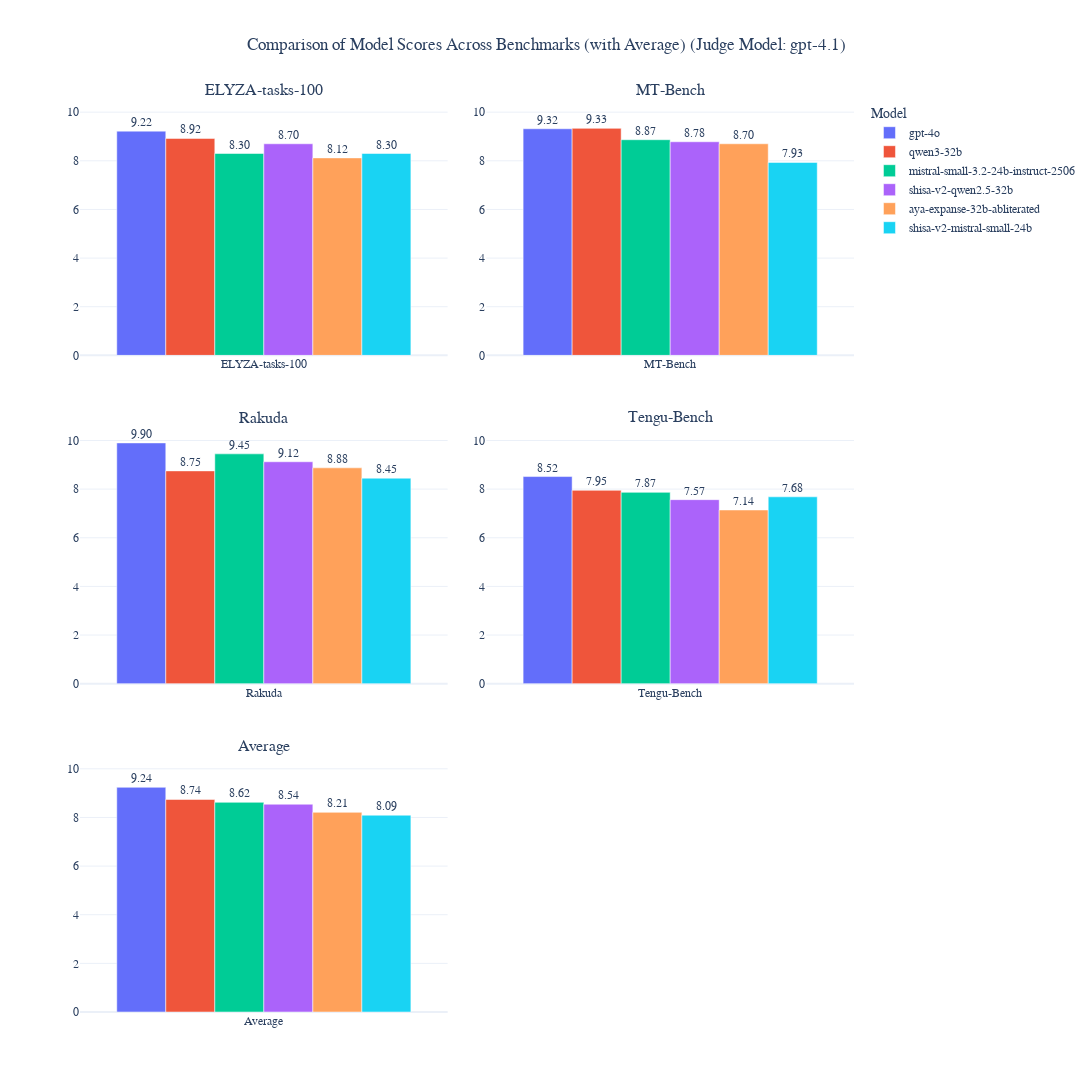

The code cell stored with this chart in its notebook:
### Code cell
import plotly.graph_objects as go
from plotly.subplots import make_subplots
import pandas as pd

# Loop over all unique judge models and plot a 3x2 grid of grouped bar graphs for each
for judge_model in all_result_df['judge_model'].unique():
    df_judge = all_result_df[all_result_df['judge_model'] == judge_model]
    mean_df_judge = df_judge.groupby([
        "model_name", "eval_dataset"
    ]).score.mean().reset_index()
    mean_df_judge['score_'] = mean_df_judge.apply(lambda x: x.score*2 if x.eval_dataset=="ELYZA-tasks-100" else x.score, axis=1)
    
    # Compute universal model order (best to worst overall)
    model_overall_scores = mean_df_judge.groupby('model_name')['score_'].mean().sort_values(ascending=False)
    model_order = model_overall_scores.index.tolist()
    color_sequence = go.Figure().layout.template.layout.colorway or ["#636EFA", "#EF553B", "#00CC96", "#AB63FA", "#FFA15A", "#19D3F3", "#FF6692", "#B6E880", "#FF97FF", "#FECB52"]
    color_map = {model: color_sequence[j % len(color_sequence)] for j, model in enumerate(model_order)}

    # Dynamically get all benchmarks present in the data
    benchmarks = mean_df_judge['eval_dataset'].unique()
    n_bench = len(benchmarks)
    if n_bench == 0:
        continue
    # Calculate average for each model
    avg_scores = mean_df_judge.groupby('model_name')['score_'].mean().reindex(model_order)
    # Set up 3x2 grid: first cell in 3rd row is average, others are benchmarks
    n_rows, n_cols = 3, 2
    subplot_titles = list(benchmarks)[:5]  # up to 5 benchmarks
    subplot_titles.insert(4, "Average")  # 5th cell (row 3, col 1) is Average
    while len(subplot_titles) < 6:
        subplot_titles.append("")
    fig = make_subplots(rows=n_rows, cols=n_cols, subplot_titles=subplot_titles, vertical_spacing=0.08, horizontal_spacing=0.05)
    bench_idx = 0
    for i in range(6):
        row = i // n_cols + 1
        col = i % n_cols + 1
        if i == 4:
            # Average bar (row 3, col 1)
            for j, model in enumerate(model_order):
                score = avg_scores.get(model, float('nan'))
                fig.add_trace(
                    go.Bar(
                        x=["Average"],
                        y=[score],
                        name=model,
                        marker_color=color_map[model],
                        text=[f"{score:.2f}" if pd.notnull(score) else ""],
                        textposition='outside',
                        showlegend=(i == 0),
                    ),
                    row=row, col=col
                )
            fig.update_yaxes(range=[0, 10.5], row=row, col=col)
        elif bench_idx < n_bench:
            benchmark = benchmarks[bench_idx]
            df_bench = mean_df_judge[mean_df_judge['eval_dataset'] == benchmark].set_index('model_name')
            for j, model in enumerate(model_order):
                score = df_bench['score_'].get(model, float('nan'))
                fig.add_trace(
                    go.Bar(
                        x=[benchmark],
                        y=[score],
                        name=model,
                        marker_color=color_map[model],
                        text=[f"{score:.2f}" if pd.notnull(score) else ""],
                        textposition='outside',
                        showlegend=(i == 0),
                    ),
                    row=row, col=col
                )
            fig.update_yaxes(range=[0, 10.5], row=row, col=col)
            bench_idx += 1
    fig.update_layout(
        height=1200,
        width=1400,
        title_text=f"Comparison of Model Scores Across Benchmarks (with Average) (Judge Model: {judge_model.replace('judge_', '')})",
        title_x=0.5,
        template='plotly_white',
        font=dict(family="Arial, sans-serif", size=12),
        barmode='group',
        legend_title_text='Model'
    )
    fig.show()

### Figure 1 — Plotly figure (JSON) as saved in the notebook; plotly's stock layout.template omitted (floating-point values rounded to 4 significant figures)
{"data": [{"marker": {"color": "#636efa"}, "name": "gpt-4o", "showlegend": true, "text": ["9.22"], "textposition": "outside", "type": "bar", "x": ["ELYZA-tasks-100"], "xaxis": "x", "y": [9.22], "yaxis": "y"}, {"marker": {"color": "#EF553B"}, "name": "qwen3-32b", "showlegend": true, "text": ["8.92"], "textposition": "outside", "type": "bar", "x": ["ELYZA-tasks-100"], "xaxis": "x", "y": [8.92], "yaxis": "y"}, {"marker": {"color": "#00cc96"}, "name": "mistral-small-3.2-24b-instruct-2506", "showlegend": true, "text": ["8.30"], "textposition": "outside", "type": "bar", "x": ["ELYZA-tasks-100"], "xaxis": "x", "y": [8.3], "yaxis": "y"}, {"marker": {"color": "#ab63fa"}, "name": "shisa-v2-qwen2.5-32b", "showlegend": true, "text": ["8.70"], "textposition": "outside", "type": "bar", "x": ["ELYZA-tasks-100"], "xaxis": "x", "y": [8.7], "yaxis": "y"}, {"marker": {"color": "#FFA15A"}, "name": "aya-expanse-32b-abliterated", "showlegend": true, "text": ["8.12"], "textposition": "outside", "type": "bar", "x": ["ELYZA-tasks-100"], "xaxis": "x", "y": [8.12], "yaxis": "y"}, {"marker": {"color": "#19d3f3"}, "name": "shisa-v2-mistral-small-24b", "showlegend": true, "text": ["8.30"], "textposition": "outside", "type": "bar", "x": ["ELYZA-tasks-100"], "xaxis": "x", "y": [8.3], "yaxis": "y"}, {"marker": {"color": "#636efa"}, "name": "gpt-4o", "showlegend": false, "text": ["9.32"], "textposition": "outside", "type": "bar", "x": ["MT-Bench"], "xaxis": "x2", "y": [9.317], "yaxis": "y2"}, {"marker": {"color": "#EF553B"}, "name": "qwen3-32b", "showlegend": false, "text": ["9.33"], "textposition": "outside", "type": "bar", "x": ["MT-Bench"], "xaxis": "x2", "y": [9.333], "yaxis": "y2"}, {"marker": {"color": "#00cc96"}, "name": "mistral-small-3.2-24b-instruct-2506", "showlegend": false, "text": ["8.87"], "textposition": "outside", "type": "bar", "x": ["MT-Bench"], "xaxis": "x2", "y": [8.867], "yaxis": "y2"}, {"marker": {"color": "#ab63fa"}, "name": "shisa-v2-qwen2.5-32b", "showlegend": false, "text": ["8.78"], "textposition": "outside", "type": "bar", "x": ["MT-Bench"], "xaxis": "x2", "y": [8.783], "yaxis": "y2"}, {"marker": {"color": "#FFA15A"}, "name": "aya-expanse-32b-abliterated", "showlegend": false, "text": ["8.70"], "textposition": "outside", "type": "bar", "x": ["MT-Bench"], "xaxis": "x2", "y": [8.7], "yaxis": "y2"}, {"marker": {"color": "#19d3f3"}, "name": "shisa-v2-mistral-small-24b", "showlegend": false, "text": ["7.93"], "textposition": "outside", "type": "bar", "x": ["MT-Bench"], "xaxis": "x2", "y": [7.933], "yaxis": "y2"}, {"marker": {"color": "#636efa"}, "name": "gpt-4o", "showlegend": false, "text": ["9.90"], "textposition": "outside", "type": "bar", "x": ["Rakuda"], "xaxis": "x3", "y": [9.9], "yaxis": "y3"}, {"marker": {"color": "#EF553B"}, "name": "qwen3-32b", "showlegend": false, "text": ["8.75"], "textposition": "outside", "type": "bar", "x": ["Rakuda"], "xaxis": "x3", "y": [8.75], "yaxis": "y3"}, {"marker": {"color": "#00cc96"}, "name": "mistral-small-3.2-24b-instruct-2506", "showlegend": false, "text": ["9.45"], "textposition": "outside", "type": "bar", "x": ["Rakuda"], "xaxis": "x3", "y": [9.45], "yaxis": "y3"}, {"marker": {"color": "#ab63fa"}, "name": "shisa-v2-qwen2.5-32b", "showlegend": false, "text": ["9.12"], "textposition": "outside", "type": "bar", "x": ["Rakuda"], "xaxis": "x3", "y": [9.125], "yaxis": "y3"}, {"marker": {"color": "#FFA15A"}, "name": "aya-expanse-32b-abliterated", "showlegend": false, "text": ["8.88"], "textposition": "outside", "type": "bar", "x": ["Rakuda"], "xaxis": "x3", "y": [8.875], "yaxis": "y3"}, {"marker": {"color": "#19d3f3"}, "name": "shisa-v2-mistral-small-24b", "showlegend": false, "text": ["8.45"], "textposition": "outside", "type": "bar", "x": ["Rakuda"], "xaxis": "x3", "y": [8.45], "yaxis": "y3"}, {"marker": {"color": "#636efa"}, "name": "gpt-4o", "showlegend": false, "text": ["8.52"], "textposition": "outside", "type": "bar", "x": ["Tengu-Bench"], "xaxis": "x4", "y": [8.517], "yaxis": "y4"}, {"marker": {"color": "#EF553B"}, "name": "qwen3-32b", "showlegend": false, "text": ["7.95"], "textposition": "outside", "type": "bar", "x": ["Tengu-Bench"], "xaxis": "x4", "y": [7.95], "yaxis": "y4"}, {"marker": {"color": "#00cc96"}, "name": "mistral-small-3.2-24b-instruct-2506", "showlegend": false, "text": ["7.87"], "textposition": "outside", "type": "bar", "x": ["Tengu-Bench"], "xaxis": "x4", "y": [7.867], "yaxis": "y4"}, {"marker": {"color": "#ab63fa"}, "name": "shisa-v2-qwen2.5-32b", "showlegend": false, "text": ["7.57"], "textposition": "outside", "type": "bar", "x": ["Tengu-Bench"], "xaxis": "x4", "y": [7.567], "yaxis": "y4"}, {"marker": {"color": "#FFA15A"}, "name": "aya-expanse-32b-abliterated", "showlegend": false, "text": ["7.14"], "textposition": "outside", "type": "bar", "x": ["Tengu-Bench"], "xaxis": "x4", "y": [7.142], "yaxis": "y4"}, {"marker": {"color": "#19d3f3"}, "name": "shisa-v2-mistral-small-24b", "showlegend": false, "text": ["7.68"], "textposition": "outside", "type": "bar", "x": ["Tengu-Bench"], "xaxis": "x4", "y": [7.683], "yaxis": "y4"}, {"marker": {"color": "#636efa"}, "name": "gpt-4o", "showlegend": false, "text": ["9.24"], "textposition": "outside", "type": "bar", "x": ["Average"], "xaxis": "x5", "y": [9.238], "yaxis": "y5"}, {"marker": {"color": "#EF553B"}, "name": "qwen3-32b", "showlegend": false, "text": ["8.74"], "textposition": "outside", "type": "bar", "x": ["Average"], "xaxis": "x5", "y": [8.738], "yaxis": "y5"}, {"marker": {"color": "#00cc96"}, "name": "mistral-small-3.2-24b-instruct-2506", "showlegend": false, "text": ["8.62"], "textposition": "outside", "type": "bar", "x": ["Average"], "xaxis": "x5", "y": [8.621], "yaxis": "y5"}, {"marker": {"color": "#ab63fa"}, "name": "shisa-v2-qwen2.5-32b", "showlegend": false, "text": ["8.54"], "textposition": "outside", "type": "bar", "x": ["Average"], "xaxis": "x5", "y": [8.544], "yaxis": "y5"}, {"marker": {"color": "#FFA15A"}, "name": "aya-expanse-32b-abliterated", "showlegend": false, "text": ["8.21"], "textposition": "outside", "type": "bar", "x": ["Average"], "xaxis": "x5", "y": [8.209], "yaxis": "y5"}, {"marker": {"color": "#19d3f3"}, "name": "shisa-v2-mistral-small-24b", "showlegend": false, "text": ["8.09"], "textposition": "outside", "type": "bar", "x": ["Average"], "xaxis": "x5", "y": [8.092], "yaxis": "y5"}], "layout": {"annotations": [{"font": {"size": 16}, "showarrow": false, "text": "ELYZA-tasks-100", "x": 0.2375, "xanchor": "center", "xref": "paper", "y": 1, "yanchor": "bottom", "yref": "paper"}, {"font": {"size": 16}, "showarrow": false, "text": "MT-Bench", "x": 0.7625, "xanchor": "center", "xref": "paper", "y": 1, "yanchor": "bottom", "yref": "paper"}, {"font": {"size": 16}, "showarrow": false, "text": "Rakuda", "x": 0.2375, "xanchor": "center", "xref": "paper", "y": 0.64, "yanchor": "bottom", "yref": "paper"}, {"font": {"size": 16}, "showarrow": false, "text": "Tengu-Bench", "x": 0.7625, "xanchor": "center", "xref": "paper", "y": 0.64, "yanchor": "bottom", "yref": "paper"}, {"font": {"size": 16}, "showarrow": false, "text": "Average", "x": 0.2375, "xanchor": "center", "xref": "paper", "y": 0.28, "yanchor": "bottom", "yref": "paper"}], "barmode": "group", "font": {"family": "Arial, sans-serif", "size": 12}, "height": 1200, "legend": {"title": {"text": "Model"}}, "title": {"text": "Comparison of Model Scores Across Benchmarks (with Average) (Judge Model: gpt-4.1)", "x": 0.5}, "width": 1400, "xaxis": {"anchor": "y", "domain": [0, 0.475]}, "xaxis2": {"anchor": "y2", "domain": [0.525, 1]}, "xaxis3": {"anchor": "y3", "domain": [0, 0.475]}, "xaxis4": {"anchor": "y4", "domain": [0.525, 1]}, "xaxis5": {"anchor": "y5", "domain": [0, 0.475]}, "xaxis6": {"anchor": "y6", "domain": [0.525, 1]}, "yaxis": {"anchor": "x", "domain": [0.72, 1], "range": [0, 10.5]}, "yaxis2": {"anchor": "x2", "domain": [0.72, 1], "range": [0, 10.5]}, "yaxis3": {"anchor": "x3", "domain": [0.36, 0.64], "range": [0, 10.5]}, "yaxis4": {"anchor": "x4", "domain": [0.36, 0.64], "range": [0, 10.5]}, "yaxis5": {"anchor": "x5", "domain": [0, 0.28], "range": [0, 10.5]}, "yaxis6": {"anchor": "x6", "domain": [0, 0.28]}}}
